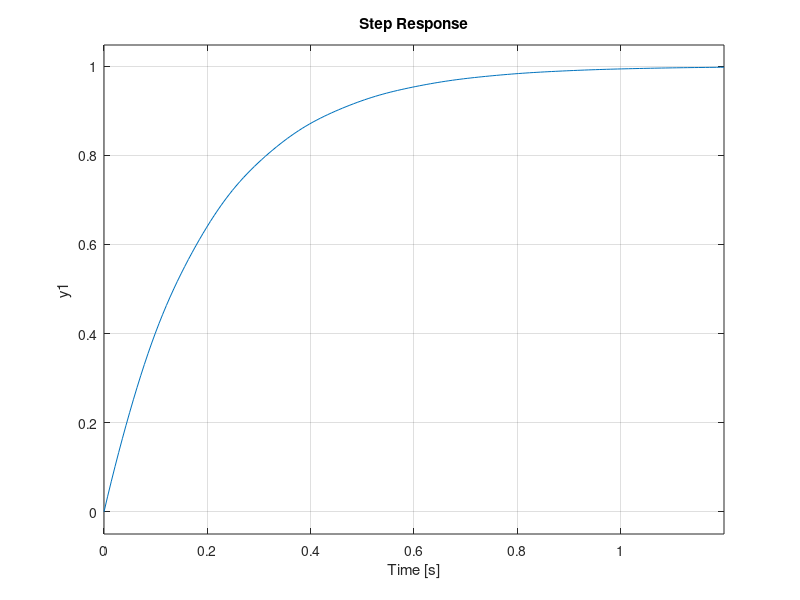
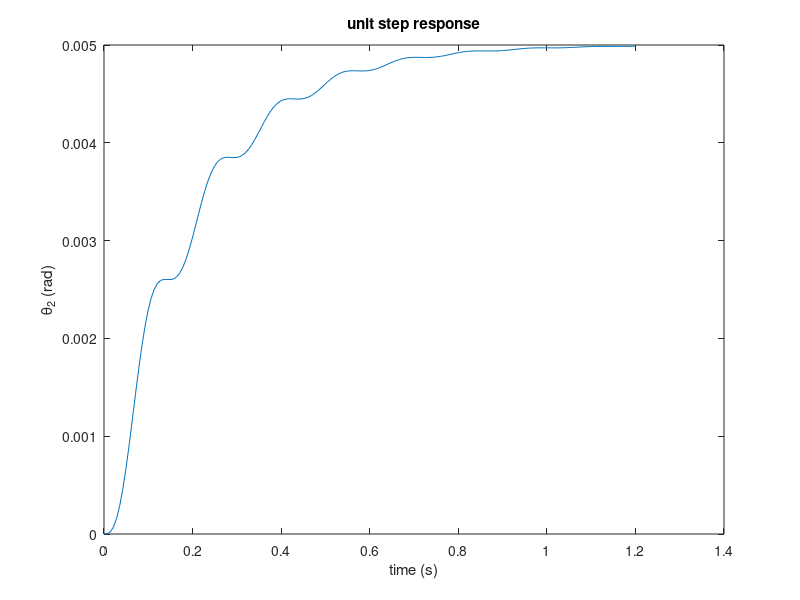

Source code (MATLAB) for these figures, in order:
% Dynomometer example 
% Transfer function representation
% Response to unit step input
% Using step command

J1 = 0.2;
J2 = 0.1;
b = 1;
k = 200;
tfinal = 1.2;

num1 = [J2 b k];
den = [J1*J2 (J1+J2)*b J1*k b*k];
num2 = b;

Om1_M = tf(num1,den)
th2_M = tf(num2,den)

figure(1); clf;
step(Om1_M,tfinal);

figure(2); clf;
[y,t] = step(th2_M,tfinal);
plot(t,y);
xlabel('time (s)');
ylabel('\theta_2 (rad)');
title('unit step response');








